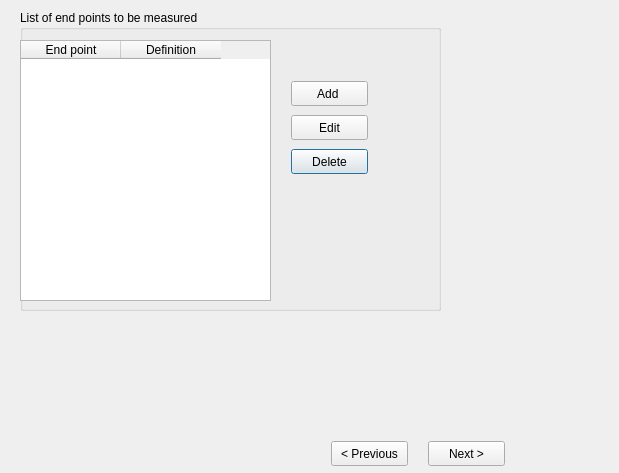
<?xml version="1.0" encoding="UTF-8"?>
<ui version="4.0">
    <class>outcome</class>
    <widget class="QDialog" name="outcome">
        <property name="geometry">
            <rect>
                <x>0</x>
                <y>0</y>
                <width>619</width>
                <height>473</height>
            </rect>
        </property>
        <property name="windowTitle">
            <string>Control Result</string>
        </property>
        <widget class="QGroupBox" name="groupBox">
            <property name="geometry">
                <rect>
                    <x>20</x>
                    <y>10</y>
                    <width>421</width>
                    <height>301</height>
                </rect>
            </property>
            <property name="title">
                <string>List of end points to be measured</string>
            </property>
            <widget class="QTableWidget" name="tableWidget">
                <property name="geometry">
                    <rect>
                        <x>0</x>
                        <y>30</y>
                        <width>251</width>
                        <height>261</height>
                    </rect>
                </property>
                <property name="editTriggers">
                    <set>QAbstractItemView::DoubleClicked|QAbstractItemView::EditKeyPressed</set>
                </property>
                <attribute name="horizontalHeaderCascadingSectionResizes">
                    <bool>true</bool>
                </attribute>
                <column>
                    <property name="text">
                        <string>End point</string>
                    </property>
                </column>
                <column>
                    <property name="text">
                        <string>Definition</string>
                    </property>
                </column>
            </widget>
            <widget class="QPushButton" name="pushButton_5">
                <property name="geometry">
                    <rect>
                        <x>271</x>
                        <y>139</y>
                        <width>77</width>
                        <height>25</height>
                    </rect>
                </property>
                <property name="text">
                    <string>Delete</string>
                </property>
            </widget>
            <widget class="QPushButton" name="pushButton_4">
                <property name="geometry">
                    <rect>
                        <x>271</x>
                        <y>71</y>
                        <width>77</width>
                        <height>25</height>
                    </rect>
                </property>
                <property name="text">
                    <string>Add </string>
                </property>
            </widget>
            <widget class="QPushButton" name="pushButton_3">
                <property name="geometry">
                    <rect>
                        <x>271</x>
                        <y>105</y>
                        <width>77</width>
                        <height>25</height>
                    </rect>
                </property>
                <property name="text">
                    <string>Edit</string>
                </property>
            </widget>
        </widget>
        <widget class="QPushButton" name="pushButton">
            <property name="geometry">
                <rect>
                    <x>331</x>
                    <y>441</y>
                    <width>77</width>
                    <height>25</height>
                </rect>
            </property>
            <property name="text">
                <string>&lt; Previous</string>
            </property>
        </widget>
        <widget class="QPushButton" name="next">
            <property name="geometry">
                <rect>
                    <x>428</x>
                    <y>441</y>
                    <width>77</width>
                    <height>25</height>
                </rect>
            </property>
            <property name="text">
                <string>Next &gt;</string>
            </property>
        </widget>
    </widget>
    <resources/>
    <connections/>
</ui>
